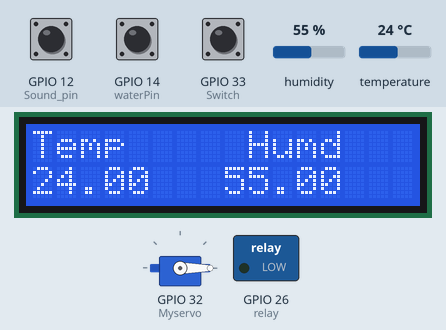
The sketch below on a simulated ESP32. Parts: 16×2 character LCD, servo, switched loads named in the sketch (green lamp = pin HIGH). The test bench sets the inputs (shaded band); at power-on: GPIO 33 (Switch) LOW, temperature 24 °C, humidity 55 %, GPIO 12 (Sound_pin) HIGH, GPIO 14 (waterPin) HIGH. WiFi joins after 1.5 s; servers stay silent unless stated; what the sketch prints to the serial monitor is not drawn.

Above: at 6.0 s.
6.1 s: GPIO 33 (Switch) pulled HIGH for 1 s
At 6.19 s:
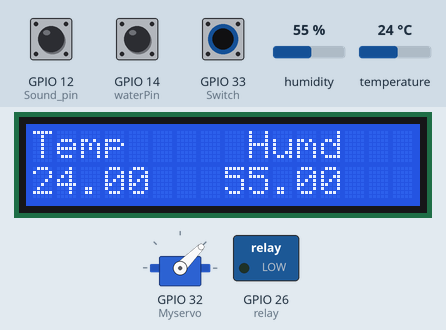
8.7 s: temperature set to 12 °C
At 9.7 s:
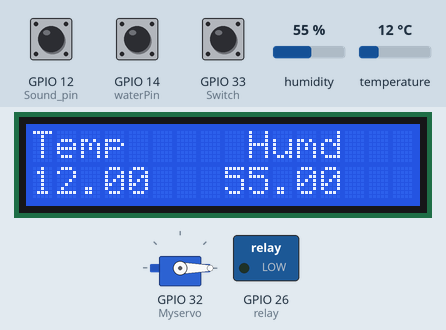
10.6 s: humidity set to 22 %
At 12.4 s:
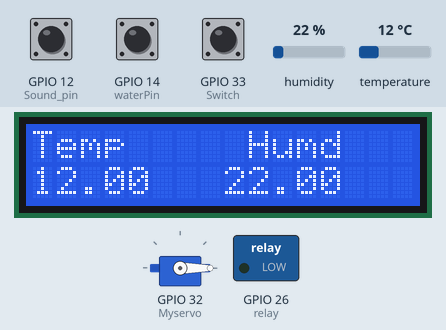
12.7 s: temperature set to 19 °C
At 14.1 s:
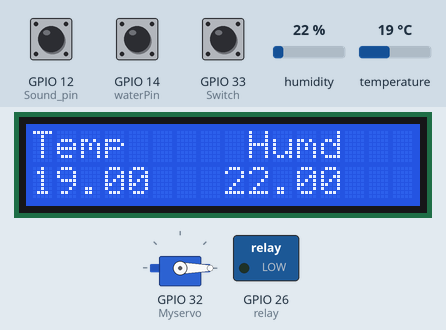
14.8 s: GPIO 33 (Switch) pulled HIGH for 0.15 s
At 14.89 s:
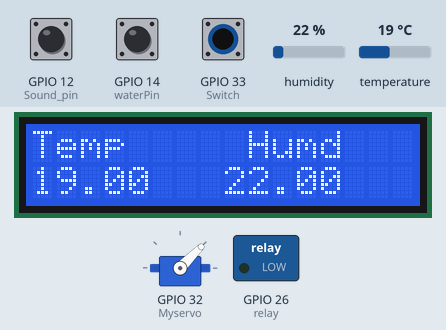
16.4 s: humidity set to 40 %
At 18.5 s:
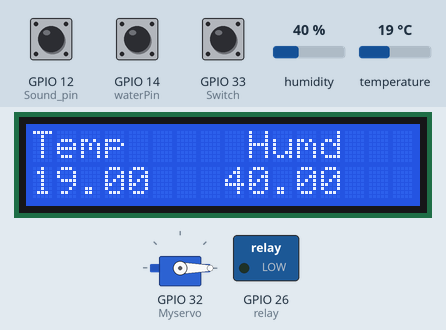
Timing chart, 0 to 20.0 s (numbered marks = the images above; inputs shaded):
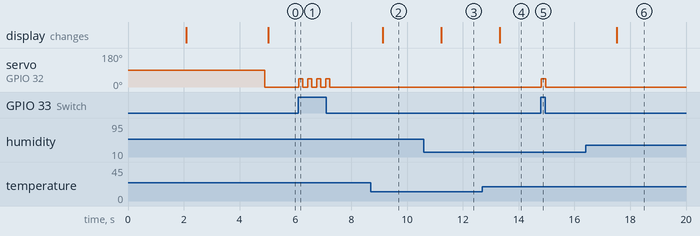

Measured:
- after the input at 6.1 s, servo on GPIO 32 (Myservo): alternates 45° for 0.15 s and 0° for 0.17 s, 8 changes in all, then stays 0°, starting at once
- after the input at 8.7 s, the display: changes after 0.42 s (image 2)
- after the input at 10.6 s, the display: changes after 0.63 s (image 3)
- after the input at 12.7 s, the display: changes after 0.63 s (image 4)
- after the input at 14.8 s, servo on GPIO 32 (Myservo): 0° → 45° at once, → 0° 0.15 s later
- after the input at 16.4 s, the display: changes after 1.1 s (image 6)

The sketch:

IOT_CR_1__2_.INO
```cpp
#define BLYNK_TEMPLATE_ID "TMPL2n1e29Jbh"
#define BLYNK_TEMPLATE_NAME "Baby"
#define BLYNK_AUTH_TOKEN "TqsNSsLixUEqzhjR78mmhr2FFibhrudw"

#define BLYNK_PRINT Serial
#include <WiFi.h>
#include <WiFiClient.h>
#include <BlynkSimpleEsp32.h>

BlynkTimer timer;

//BLYNK APP AND INTENET CONNECTIONS
char auth[] = BLYNK_AUTH_TOKEN;
char ssid[] = "Amiin";
char pass[] = "1234567888";
///////////////////////////////
#include<DHT.h>
#define Type DHT22
int teMP_Pin =27;
DHT dht(teMP_Pin,Type);
float humd;
float tempC;
float tempF;
int read_data;

#include<LiquidCrystal_I2C.h>
LiquidCrystal_I2C lcd(0x27,16,2);
#include<ESP32Servo.h>
//#include <Servo_ESP32.h>
Servo Myservo;

int Sound_pin=12;
int waterPin=14;
int relay=26;
int Switch=33;


void setup(){ // put your setup code here, to run once
     lcd.begin();
 lcd.clear();
// lcd.init();
 lcd.backlight();
 lcd.setCursor(2,0);
 lcd.print("Crirdy Baby");
 lcd.setCursor(3,1);
 lcd.print("Monitoring...");
 delay(2000);
 lcd.clear();
 Myservo.attach(32);
pinMode(Sound_pin,INPUT);
pinMode(waterPin,INPUT);
pinMode(Switch,INPUT);
pinMode(relay,OUTPUT);
Serial.begin(115200);
dht.begin();

 Blynk.begin(auth, ssid, pass);

  WiFi.begin(ssid, pass);
  {
    delay(1000);
    Serial.print(".");
//    lcd.clear();
  }
  Serial.println("WiFi connected");

    Serial.println("Ready");    //Test the serial monitor
  timer.setInterval(100L, Temperature);
    timer.setInterval(100L, WaterSensor);
  timer.setInterval(100L, Sound);


}

void loop(){
  int statesw=digitalRead(Switch);
  if(statesw==1){
    Myservo.write(45);
  delay(150);
    Myservo.write(0);
  delay(150);
  }
  else{
    Myservo.write(0);
  }
    Blynk.run();
  timer.run();

}// END OF VOID LOOP


 void Sound(){
  int state=digitalRead(Sound_pin);
Serial.println(state);
 Blynk.virtualWrite(V0, state);
if(state==LOW){
Blynk.logEvent("sound","sound Detect !"); //Enter your Event Name
}
else if(state==HIGH){
// digitalWrite(13,LOW);
}
}// end of sound sensor

void WaterSensor(){
  int Water=digitalRead(waterPin);
Serial.println(Water);
 Blynk.virtualWrite(V1, Water);
if(Water==LOW){
 Blynk.logEvent("water","water Detect !"); //Enter your Event Name
}
else if(Water==HIGH){

}
}// end of water sensor

void Temperature(){

  tempC=dht.readTemperature();
tempF=dht.readTemperature(true);
humd=dht.readHumidity();

 Blynk.virtualWrite(V2, tempC);
Serial.print("temperaturei =");
Serial.println(tempC);
Serial.println(tempF);

 lcd.setCursor(0,0);
 lcd.print("Temp");
  lcd.setCursor(0,1);
 lcd.print(tempC);
  lcd.setCursor(9,0);
 lcd.print("Humd");
  lcd.setCursor(8,1);
 lcd.print(humd);

if(tempC>35){
  Blynk.logEvent("temp","High Temperature Detect !"); //Enter your Event Name
}
else{
    digitalWrite(relay,LOW);
}
}
```
